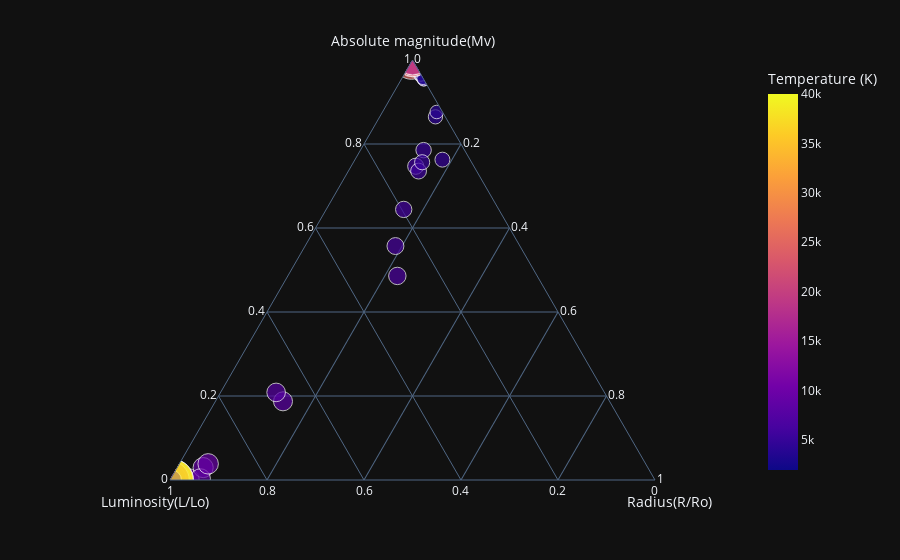

Notebook cell for this chart:
### Markdown cell above
<div style="color:white;
           display:fill;
           border-radius:15px;
           font-size:110%;
           font-family:cursive;
           letter-spacing:0.5px;
           background-color:#de726a;
           color:Black;
           font-family:cursive;
            padding:5px 5px 5px 5px;
           ">
<h2 style="text-align:center;font-weight: bold">Ternary Scatter</h2></div>

### Code cell
fig = px.scatter_ternary(dataset, a="Absolute magnitude(Mv)", b="Luminosity(L/Lo)", c="Radius(R/Ro)",hover_name="Star type",
    color="Temperature (K)", template = 'plotly_dark',size="Temperature (K)", size_max=30,)
fig.show()

### Figure 1 — Plotly figure (JSON) as saved in the notebook; plotly's stock layout.template omitted (floating-point values rounded to 4 significant figures; data arrays with more than 128 entries replaced by an {"elided": "..."} marker saying what was removed)
{"data": [{"a": {"elided": "240 float values"}, "b": {"elided": "240 float values"}, "c": {"elided": "240 float values"}, "hovertemplate": "<b>%{hovertext}</b><br><br>Absolute magnitude(Mv)=%{a}<br>Luminosity(L/Lo)=%{b}<br>Radius(R/Ro)=%{c}<br>Temperature (K)=%{marker.color}<extra></extra>", "hovertext": {"elided": "240 int values"}, "legendgroup": "", "marker": {"color": {"elided": "240 int values"}, "coloraxis": "coloraxis", "size": {"elided": "240 int values"}, "sizemode": "area", "sizeref": 44.44, "symbol": "circle"}, "mode": "markers", "name": "", "showlegend": false, "subplot": "ternary", "type": "scatterternary"}], "layout": {"coloraxis": {"colorbar": {"title": {"text": "Temperature (K)"}}, "colorscale": [[0, "#0d0887"], [0.1111, "#46039f"], [0.2222, "#7201a8"], [0.3333, "#9c179e"], [0.4444, "#bd3786"], [0.5556, "#d8576b"], [0.6667, "#ed7953"], [0.7778, "#fb9f3a"], [0.8889, "#fdca26"], [1, "#f0f921"]]}, "legend": {"itemsizing": "constant", "tracegroupgap": 0}, "margin": {"t": 60}, "ternary": {"aaxis": {"title": {"text": "Absolute magnitude(Mv)"}}, "baxis": {"title": {"text": "Luminosity(L/Lo)"}}, "caxis": {"title": {"text": "Radius(R/Ro)"}}, "domain": {"x": [0, 1], "y": [0, 1]}}}}
